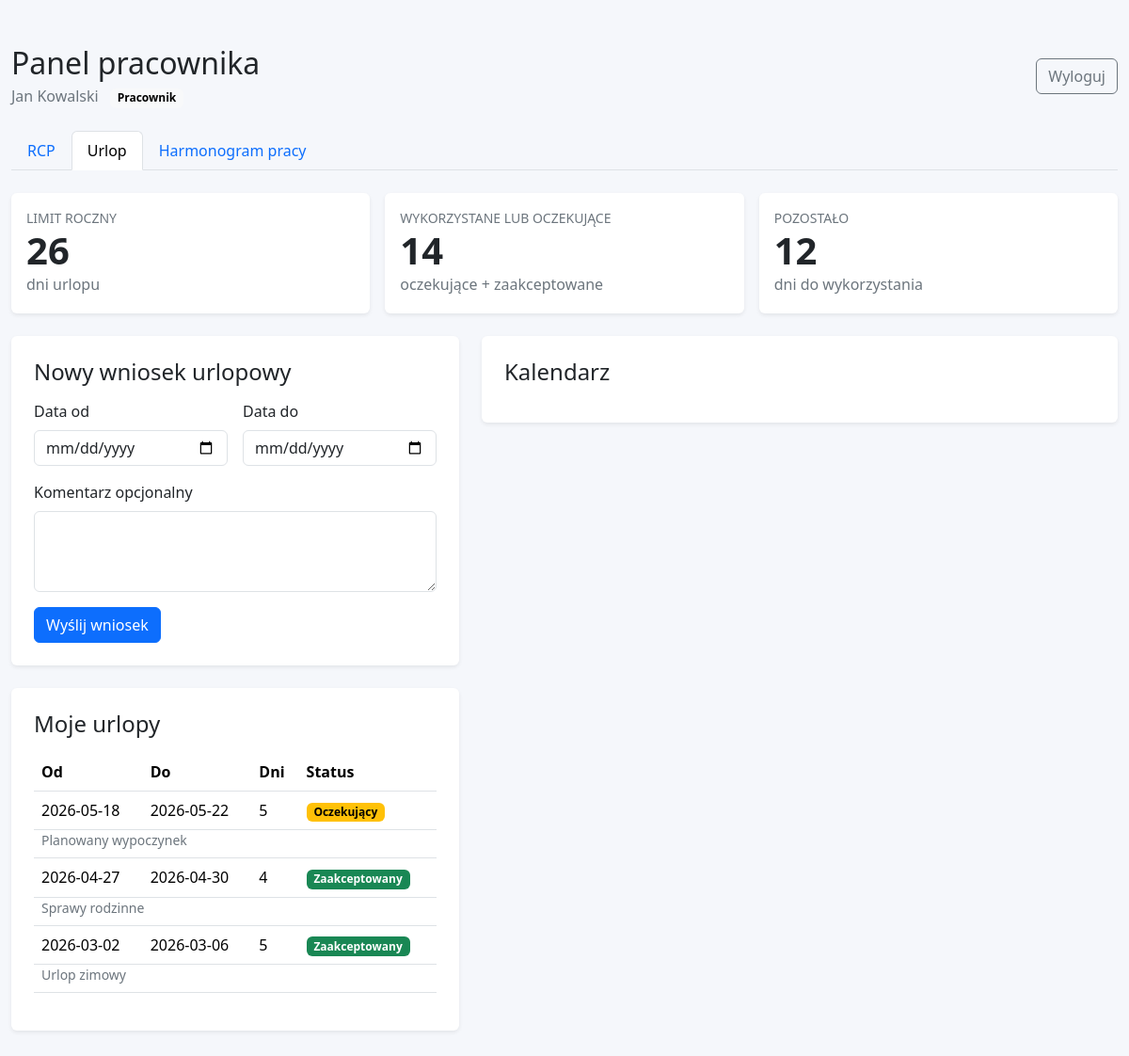
Screenshot of /index.php?employee_tab=vacation (signed in) with the database file from the repository.
### tables this page shows
CREATE TABLE employees (
    id INT UNSIGNED AUTO_INCREMENT PRIMARY KEY,
    first_name VARCHAR(100) NOT NULL,
    last_name VARCHAR(100) NOT NULL,
    pin_code VARCHAR(20) NULL,
    pin_hash VARCHAR(255) NOT NULL,
    role ENUM('employee', 'admin') NOT NULL DEFAULT 'employee',
    harmonogram TINYINT(1) NOT NULL DEFAULT 0,
    annual_leave_days INT UNSIGNED NOT NULL DEFAULT 26,
    created_at TIMESTAMP NOT NULL DEFAULT CURRENT_TIMESTAMP,
    INDEX idx_employees_role (role),
    INDEX idx_employees_harmonogram (harmonogram)
);

CREATE TABLE vacation_requests (
    id INT UNSIGNED AUTO_INCREMENT PRIMARY KEY,
    employee_id INT UNSIGNED NOT NULL,
    start_date DATE NOT NULL,
    end_date DATE NOT NULL,
    days INT UNSIGNED NOT NULL,
    comment TEXT NULL,
    status ENUM('oczekujący', 'zaakceptowany', 'odrzucony') NOT NULL DEFAULT 'oczekujący',
    created_at TIMESTAMP NOT NULL DEFAULT CURRENT_TIMESTAMP,
    CONSTRAINT fk_vacation_requests_employee
        FOREIGN KEY (employee_id) REFERENCES employees(id)
        ON DELETE CASCADE,
    INDEX idx_vacation_requests_employee_status (employee_id, status),
    INDEX idx_vacation_requests_dates (start_date, end_date),
    INDEX idx_vacation_requests_created_at (created_at)
);

### index.php (called while the page is built, shortened)
<?php
require __DIR__ . '/app/main.php';
require __DIR__ . '/views/page.php';

### app/functions.php (called while the page is built, shortened)
<?php
function e(?string $value): string
{
    return htmlspecialchars((string) $value, ENT_QUOTES | ENT_SUBSTITUTE, 'UTF-8');
}
function statusLabel(string $status): string
{
    return match ($status) {
        STATUS_APPROVED => 'Zaakceptowany',
        STATUS_REJECTED => 'Odrzucony',
        default => 'Oczekujący',
    };
}
function statusBadgeClass(string $status): string
{
    return match ($status) {
        STATUS_APPROVED => 'text-bg-success',
        STATUS_REJECTED => 'text-bg-danger',
        default => 'text-bg-warning',
    };
}
function fetchCurrentEmployee(PDO $pdo): ?array
{
    $stmt = $pdo->prepare('SELECT * FROM employees WHERE id = :id');
    $stmt->execute(['id' => (int) $_SESSION['employee_id']]);
    $employee = $stmt->fetch();
    return $employee;
}

### app/actions.php (called while the page is built, shortened)
<?php
$employee = fetchCurrentEmployee($pdo);
$isAdmin = $employee && ($_SESSION['employee_role'] ?? '') === 'admin' && $employee['role'] === 'admin';

### app/main.php (called while the page is built, shortened)
<?php
require __DIR__ . '/actions.php';
require __DIR__ . '/data.php';

### app/data.php (called while the page is built, shortened)
<?php
if ($employee && !$isAdmin) {
    $usedStmt = $pdo->prepare(
        'SELECT COALESCE(SUM(days), 0)
         FROM vacation_requests
         WHERE employee_id = :employee_id
           AND status IN (:pending_status, :approved_status)'
    );
    $usedStmt->execute([
        'employee_id' => (int) $employee['id'],
        'pending_status' => STATUS_PENDING,
        'approved_status' => STATUS_APPROVED,
    ]);
    $usedLeaveDays = (int) $usedStmt->fetchColumn();
    $remainingLeaveDays = max(0, (int) $employee['annual_leave_days'] - $usedLeaveDays);
    $requestsStmt = $pdo->prepare(
        'SELECT *
         FROM vacation_requests
         WHERE employee_id = :employee_id
         ORDER BY start_date DESC, id DESC'
    );
    $requestsStmt->execute(['employee_id' => (int) $employee['id']]);
    $leaveRequests = $requestsStmt->fetchAll();
}
$requestedEmployeeTab = $_GET['employee_tab'] ?? 'rcp';
$employeeTabs = ['rcp', 'vacation'];
if ($employee && !$isAdmin && (int) ($employee['harmonogram'] ?? 0) === 1) {
    $employeeTabs[] = 'schedule';
}
$activeEmployeeTab = in_array($requestedEmployeeTab, $employeeTabs, true) ? $requestedEmployeeTab : 'rcp';

### views/employee/panel.php (the view, shortened to what this page needs)
<ul class="nav nav-tabs mb-4" role="tablist">
    <li class="nav-item" role="presentation">
        <a class="nav-link <?= $activeEmployeeTab === 'rcp' ? 'active' : '' ?>" href="index.php?employee_tab=rcp">RCP</a>
    </li>
    <li class="nav-item" role="presentation">
        <a class="nav-link <?= $activeEmployeeTab === 'vacation' ? 'active' : '' ?>" href="index.php?employee_tab=vacation">Urlop</a>
    </li>
    <?php if ((int) ($employee['harmonogram'] ?? 0) === 1): ?>
        <li class="nav-item" role="presentation">
            <a class="nav-link <?= $activeEmployeeTab === 'schedule' ? 'active' : '' ?>" href="index.php?employee_tab=schedule">Harmonogram pracy</a>
        </li>
    <?php endif; ?>
</ul>
<?php if ($activeEmployeeTab === 'vacation'): ?>
    <div class="row g-3 mb-4">
        <div class="col-12 col-md-4">
            <div class="card summary-card border-0 shadow-sm"><div class="card-body">
                <div class="text-secondary small text-uppercase">Limit roczny</div>
                <div class="display-6 fw-semibold"><?= (int) $employee['annual_leave_days'] ?></div>
                <div class="text-secondary">dni urlopu</div>
            </div></div>
        </div>
        <div class="col-12 col-md-4">
            <div class="card summary-card border-0 shadow-sm"><div class="card-body">
                <div class="text-secondary small text-uppercase">Wykorzystane lub oczekujące</div>
                <div class="display-6 fw-semibold"><?= $usedLeaveDays ?></div>
                <div class="text-secondary">oczekujące + zaakceptowane</div>
            </div></div>
        </div>
        <div class="col-12 col-md-4">
            <div class="card summary-card border-0 shadow-sm"><div class="card-body">
                <div class="text-secondary small text-uppercase">Pozostało</div>
                <div class="display-6 fw-semibold"><?= $remainingLeaveDays ?></div>
                <div class="text-secondary">dni do wykorzystania</div>
            </div></div>
        </div>
    </div>
    <div class="row g-4 align-items-start">
        <div class="col-12 col-lg-5">
            <div class="card border-0 shadow-sm mb-4">
                <div class="card-body p-4">
                    <h2 class="h4 mb-3">Nowy wniosek urlopowy</h2>
                    <form method="post" novalidate>
                        <div class="row g-3">
                            <div class="col-12 col-sm-6">
                                <label for="start_date" class="form-label">Data od</label>
                                <input type="date" class="form-control" id="start_date" name="start_date" required>
                            </div>
                            <div class="col-12 col-sm-6">
                                <label for="end_date" class="form-label">Data do</label>
                                <input type="date" class="form-control" id="end_date" name="end_date" required>
                            </div>
                            <div class="col-12">
                                <label for="comment" class="form-label">Komentarz opcjonalny</label>
                                <textarea class="form-control" id="comment" name="comment" rows="3" maxlength="1000"></textarea>
                            </div>
                            <div class="col-12">
                                <button type="submit" class="btn btn-primary">Wyślij wniosek</button>
                            </div>
                        </div>
                    </form>
                </div>
            </div>
            <div class="card border-0 shadow-sm">
                <div class="card-body p-4">
                    <h2 class="h4 mb-3">Moje urlopy</h2>
                    <?php if (!$leaveRequests): ?>
                        <p class="text-secondary mb-0">Brak zgłoszonych urlopów.</p>
                    <?php else: ?>
                        <div class="table-responsive">
                            <table class="table align-middle">
                                <thead><tr><th>Od</th><th>Do</th><th>Dni</th><th>Status</th></tr></thead>
                                <tbody>
                                <?php foreach ($leaveRequests as $request): ?>
                                    <tr>
                                        <td><?= e($request['start_date']) ?></td>
                                        <td><?= e($request['end_date']) ?></td>
                                        <td><?= (int) $request['days'] ?></td>
                                        <td><span class="badge <?= e(statusBadgeClass($request['status'])) ?>"><?= e(statusLabel($request['status'])) ?></span></td>
                                    </tr>
                                    <?php if (!empty($request['comment'])): ?>
                                        <tr><td colspan="4" class="pt-0 text-secondary small"><?= e($request['comment']) ?></td></tr>
                                    <?php endif; ?>
                                <?php endforeach; ?>
                                </tbody>
                            </table>
                        </div>
                    <?php endif; ?>
                </div>
            </div>
        </div>
        <div class="col-12 col-lg-7">
            <div class="card border-0 shadow-sm">
                <div class="card-body p-4">
                    <h2 class="h4 mb-3">Kalendarz</h2>
                </div>
            </div>
        </div>
    </div>
<?php endif; ?>

### views/layout/topbar.php (shortened to what this page needs)
<div class="d-flex flex-column flex-md-row align-items-md-center justify-content-between gap-3 mb-4">
    <div>
        <h1 class="h2 mb-1"><?= $isAdmin ? 'Panel administratora' : 'Panel pracownika' ?></h1>
        <div class="text-secondary">
            <?= e($employee['first_name'] . ' ' . $employee['last_name']) ?>
            <span class="badge text-bg-light ms-2"><?= $isAdmin ? 'Administrator' : 'Pracownik' ?></span>
        </div>
    </div>
    <a class="btn btn-outline-secondary" href="index.php?action=logout">Wyloguj</a>
</div>

### views/layout/header.php (style rules this page uses)
body { background: #f5f7fb; }
.summary-card { min-height: 128px; }

### rows the page displays
employees: role+first_name+last_name "Jan Kowalski", annual_leave_days "26"
vacation_requests: start_date "2026-05-18", end_date "2026-05-22", days "5", status "Oczekujący", comment "Planowany wypoczynek"
vacation_requests: start_date "2026-04-27", end_date "2026-04-30", days "4", status "Zaakceptowany", comment "Sprawy rodzinne"
vacation_requests: start_date "2026-03-02", end_date "2026-03-06", days "5", status "Zaakceptowany", comment "Urlop zimowy"

### other values shown
$usedLeaveDays "14"
$remainingLeaveDays "12"
